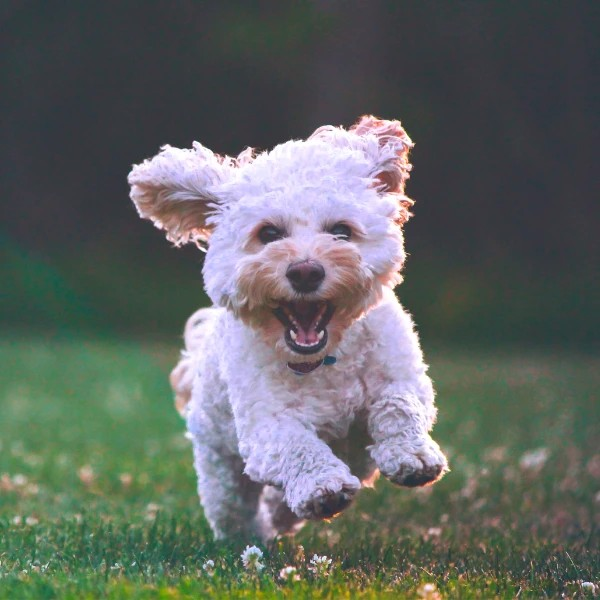
#> input picture test.jpg, 600 x 600 px
$ python my_warpAffine.py
#> lines starting #> are read from the running program, lines starting #| are printed output that depends on the picture
import cv2
import numpy as np
from matplotlib import pyplot as plt
import math as ma
from decimal import Decimal, ROUND_HALF_UP


def size_angle(teta,h,w):
	if teta< ma.pi/2:
		new_w = ((w)*ma.cos(teta)+( (h)*ma.sin(teta)))
		new_h = ((w)*ma.sin(teta)+( (h)*ma.cos(teta)))
	else :
		h_ = w
		w_ = h
		teta = teta-ma.pi/2
		new_w = ( (w_)*ma.cos(teta)+( (h_)*ma.sin(teta)))
		new_h = ( (w_)*ma.sin(teta)+( (h_)*ma.cos(teta)))

	return abs(int(new_h)), abs(int(new_w))


def my_warpAffine(input,matrix,rows,cols):
	#A = np.float32([[1,0],[0,1]])
	#input = input.astype(int)
	out = np.zeros([rows+ int(matrix[1:2,2:3]),cols+int(matrix[0:1,2:3]), 3], dtype=np.uint8)
	print(out.shape)
	#out = out.astype(np.uint8)
	for y in range(rows):
		for x in range(cols):
			aux = np.dot(matrix[:,0:2],[[y],[x]]) + matrix[:,2:3]
			if int(aux[1:2,:])<cols and int(aux[0:1,:])<rows:
				out[int(aux[1:2,:]),int(aux[0:1,:])] = input[x,y]
	#out = out.astype(np.uint8)
	cv2.imshow("salida",out)
	cv2.imwrite("my_war_salida.jpg",out[0:rows,0:cols])
	cv2.waitKey(0)
	cv2.destroyAllWindows()


def my_warpAffine3(input,matrix,rows,cols):
	if rows:
		nr,nc = size_angle(Angle,rows,cols)
	print([nr,nc])
	out = np.zeros([nr ,nc, 3], dtype=np.uint8)
	for y in range(rows):
		for x in range(cols):
			aux = np.dot(matrix[:,0:2],[[y],[x]]) + matrix[:,2:3]
			ty = float(aux[1,0]+ ((nc-cols)//2) )
			tx = float( aux[0,0]+((nr-rows)//2) )
			iy = Decimal(ty).quantize(0,ROUND_HALF_UP)
			ix = Decimal(tx).quantize(0,ROUND_HALF_UP)
			if iy>0 and iy<nr and ix>0 and ix<nc :
				#print(str(iy)+"_"+str(ty)+";"+str(ix)+"_"+str(tx))
				out[int(iy),int(ix)] = input[x,y]

	cv2.imshow("salida",out)
	cv2.imwrite("salida_shear.jpg",out)
	cv2.waitKey(0)
	cv2.destroyAllWindows()


def make_matrix_angle(angle):
	Bx = (1-ma.cos(angle))*(cols//2) - ma.sin(angle)*(rows//2)
	By = ma.sin(angle)*(cols//2) + (1-ma.cos(angle))*(rows//2)
	M = np.float32([[ma.cos(angle),ma.sin(angle),Bx],[-ma.sin(angle),ma.cos(angle),By]])
	return M

img = cv2.imread("test.jpg")
#> img is the input picture: shape (600, 600, 3); mean B, G, R 99.5, 102.8, 97.4
rows, cols , channels = img.shape
#> rows = 600; cols = 600; channels = 3
Angle = ma.pi*(70/180)
#M = np.int32([[1,0,100],[0,1,20]])
#M = make_matrix_angle(Angle)
M = np.float32([[1,0.2,0],[0.1,1,0]])
my_warpAffine(img,M,rows,cols)
#| (600, 600, 3)
#> after the loop in my_warpAffine, `for y in range(rows):`:
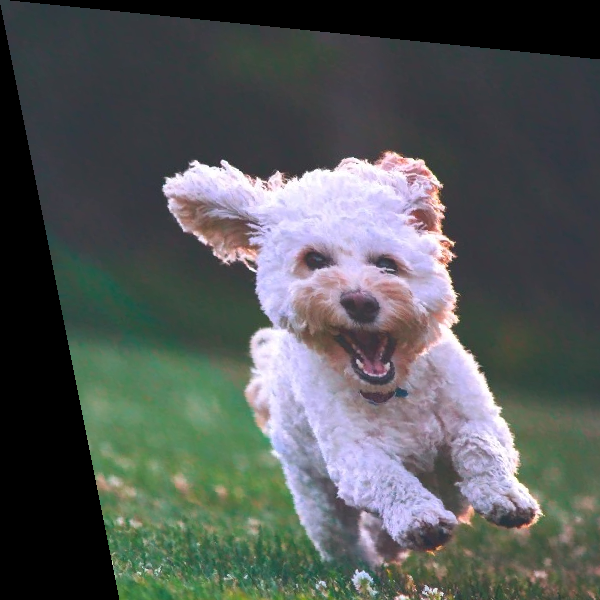
#> out: shape (600, 600, 3); mean B, G, R 88.6, 89.3, 85
#my_warpAffine3(img,M,rows,cols)

$ run again, with salida_traslaicion.jpg copied over test.jpg
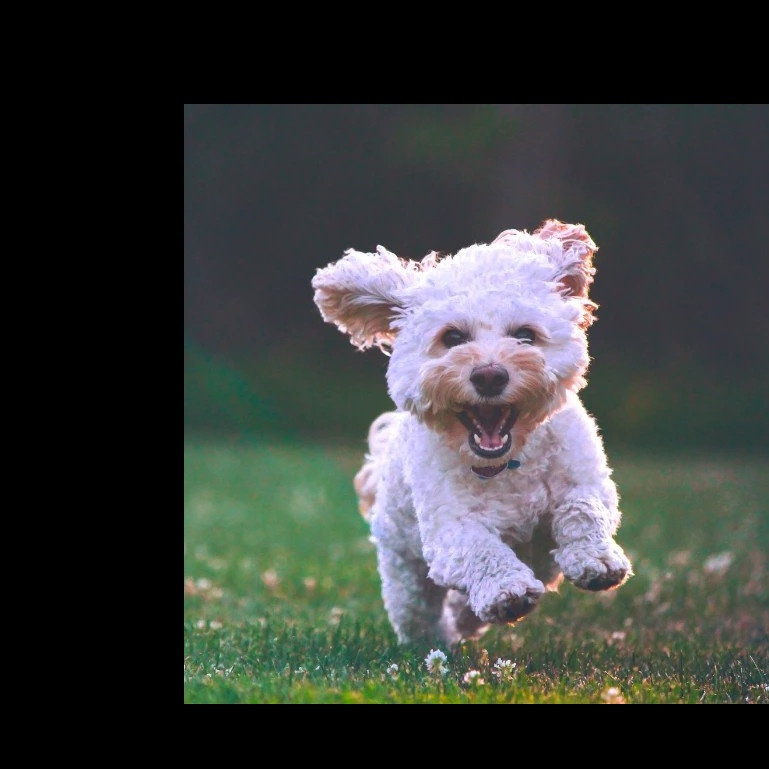
#> input picture salida_traslaicion.jpg, 769 x 769 px
#> img is the input picture: shape (769, 769, 3); mean B, G, R 59.5, 61.5, 58.3
#| (769, 769, 3)
#> after the loop in my_warpAffine, `for y in range(rows):`:
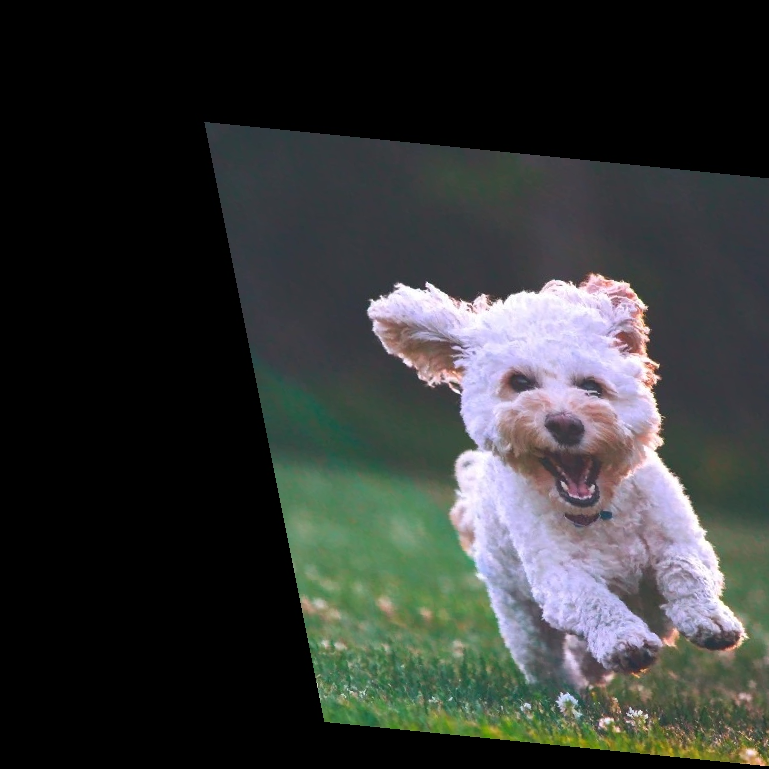
#> out: shape (769, 769, 3); mean B, G, R 52.6, 53.9, 51.3
